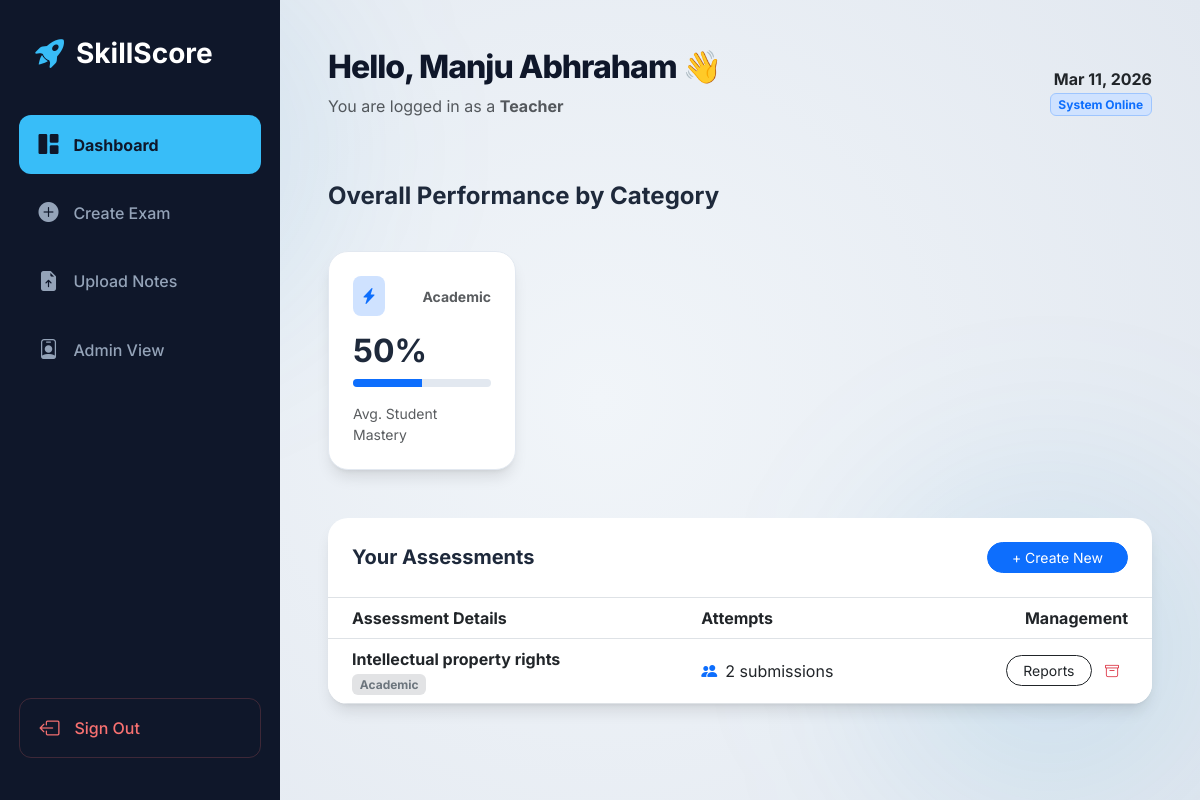
The app's page /dashboard (signed in) with its own data.
### tables this page shows
CREATE TABLE exams (
    id INTEGER PRIMARY KEY AUTOINCREMENT,
    title TEXT NOT NULL,
    category TEXT NOT NULL,
    created_by INTEGER,
    status TEXT DEFAULT 'active', -- Added this column for your dashboard logic
    FOREIGN KEY (created_by) REFERENCES users (id)
);

### app.py (the view, shortened to what this page needs)
@app.route('/dashboard')
def dashboard():
    if 'user_id' not in session:
        return redirect(url_for('login'))
    db = get_db_connection()
    if session['role'] == 'admin':
        return redirect(url_for('admin_manage'))
    if session['role'] == 'teacher':
        stats = db.execute('''
            SELECT e.id, e.title, e.category, AVG(r.score) as avg_score, COUNT(r.id) as attempts
            FROM exams e
            LEFT JOIN results r ON e.id = r.exam_id
            WHERE e.created_by = ? AND e.status = 'active'
            GROUP BY e.id
        ''', (session['user_id'],)).fetchall()
        history = db.execute('''
            SELECT e.id, e.title, e.category, AVG(r.score) as avg_score, COUNT(r.id) as attempts
            FROM exams e
            LEFT JOIN results r ON e.id = r.exam_id
            WHERE e.created_by = ? AND e.status = 'deleted'
            GROUP BY e.id
        ''', (session['user_id'],)).fetchall()
        category_stats = db.execute('''
            SELECT e.category, AVG(r.score * 100.0 / r.total_questions) as avg_percent
            FROM exams e
            JOIN results r ON e.id = r.exam_id
            WHERE e.created_by = ?
            GROUP BY e.category
        ''', (session['user_id'],)).fetchall()
        db.close()
        return render_template('dashboard.html', stats=stats, history=history, category_stats=category_stats)

### app.py (called while the page is built)
def get_db_connection():
    conn = sqlite3.connect('database.db')
    conn.row_factory = sqlite3.Row
    return conn

### templates/dashboard.html (shortened to what this page needs)
{% extends "layout.html" %}
{% block content %}
<link rel="stylesheet" href="https://cdn.jsdelivr.net/npm/bootstrap-icons@1.11.1/font/bootstrap-icons.css">
<nav class="sidebar">
    <div class="brand">
        <i class="bi bi-rocket-takeoff-fill"></i>
        <h3 class="fw-bold mb-0">SkillScore</h3>
    </div>
    <a href="/dashboard" class="active"><i class="bi bi-grid-1x2-fill"></i> Dashboard</a>
    {% if session['role'] == 'teacher' %}
    <a href="/create_exam"><i class="bi bi-plus-circle-fill"></i> Create Exam</a>
    <a href="/upload_note"><i class="bi bi-file-earmark-arrow-up-fill"></i> Upload Notes</a>
    <a href="/admin/manage"><i class="bi bi-person-badge"></i> Admin View</a>
    {% else %}
    <a href="/my_studies"><i class="bi bi-book-half"></i> Study Material</a>
    <a href="/student/jobs"><i class="bi bi-briefcase-fill"></i> Job Board</a>
    {% endif %}
    <a href="/logout" class="logout-btn"><i class="bi bi-box-arrow-left"></i> Sign Out</a>
</nav>
<div class="content-area">
    <header class="d-flex justify-content-between align-items-center mb-5">
        <div>
            <h2 class="section-title">Hello, {{ session['username'] }} 👋</h2>
            <p class="text-muted">You are logged in as a <strong>{{ session['role'] | capitalize }}</strong></p>
        </div>
        <div class="text-end">
            <div class="fw-bold text-dark" id="current-date">Feb 25, 2026</div>
            <span class="badge bg-primary-subtle text-primary border border-primary-subtle">System Online</span>
        </div>
    </header>
    {% if session['role'] == 'teacher' %}
    <div class="row g-4 mb-5">
        <div class="col-12">
            <h4 class="fw-bold mb-3">Overall Performance by Category</h4>
        </div>
        {% for cat in category_stats %}
        <div class="col-md-3">
            <div class="stat-card">
                <div class="d-flex justify-content-between align-items-center mb-3">
                    <div class="icon-box bg-primary-subtle text-primary p-2 rounded-3">
                        <i class="bi bi-lightning-charge-fill"></i>
                    </div>
                    <span class="small fw-bold text-muted">{{ cat.category }}</span>
                </div>
                {% set display_cat_avg = (cat.avg_percent * 100)|int if cat.avg_percent <= 1 else cat.avg_percent|int %}
                <h2 class="fw-bold">{{ display_cat_avg }}%</h2>
                <div class="progress mt-2" style="height: 8px;">
                    <div class="progress-bar bg-primary" style="width: {{ display_cat_avg }}%"></div>
                </div>
                <p class="text-muted small mt-3 mb-0">Avg. Student Mastery</p>
            </div>
        </div>
        {% else %}
        <div class="col-12">
            <div class="alert alert-info rounded-4">No assessment data available yet. Create an exam to see statistics.</div>
        </div>
        {% endfor %}
    </div>
    <div class="custom-table-card mb-5">
        <div class="p-4 border-bottom d-flex justify-content-between align-items-center">
            <h5 class="fw-bold mb-0">Your Assessments</h5>
            <a href="/create_exam" class="btn btn-primary btn-sm rounded-pill px-4">+ Create New</a>
        </div>
        <div class="table-responsive">
            <table class="table table-hover align-middle mb-0">
                <thead class="bg-light">
                    <tr>
                        <th class="ps-4">Assessment Details</th>
                        <th>Attempts</th>
                        <th class="text-end pe-4">Management</th>
                    </tr>
                </thead>
                <tbody>
                    {% for s in stats %}
                    <tr>
                        <td class="ps-4">
                            <div class="fw-bold text-dark">{{ s.title }}</div>
                            <span class="badge bg-secondary-subtle text-secondary small">{{ s.category }}</span>
                        </td>
                        <td>
                            <div class="d-flex align-items-center">
                                <i class="bi bi-people-fill me-2 text-primary"></i>
                                <span>{{ s.attempts }} submissions</span>
                            </div>
                        </td>
                        <td class="text-end pe-4">
                            <a href="/exam_report/{{ s.id }}" class="btn btn-outline-dark btn-sm rounded-pill px-3">Reports</a>
                            <form action="/delete_exam/{{ s.id }}" method="POST" class="d-inline" onsubmit="return confirm('Archive this exam?')">
                                <button class="btn btn-link text-danger btn-sm"><i class="bi bi-archive"></i></button>
                            </form>
                        </td>
                    </tr>
                    {% endfor %}
                </tbody>
            </table>
        </div>
    </div>
    {% endif %}
</div>
{% endblock %}

### templates/layout.html (style rules this page uses)
:root { --bg-light: #f8fafc; --primary-color: #0284c7; --secondary-color: #0f172a; }
body { background-color: var(--bg-light); font-family: 'Inter', sans-serif; color: #1e293b; min-height: 100vh; margin: 0; overflow-x: hidden; position: relative; }

### templates/dashboard.html (style rules this page uses)
:root { --sidebar-bg: #0f172a; --sidebar-accent: #38bdf8; --main-bg: #f8fafc; --card-shadow: 0 10px 15px -3px rgb(0 0 0 / 0.1), 0 4px 6px -4px rgb(0 0 0 / 0.1); --sidebar-width: 280px; --primary-blue: #0284c7; }
body { font-family: 'Inter', sans-serif; background-color: var(--main-bg); color: #1e293b; }
.sidebar { width: var(--sidebar-width); height: 100vh; position: fixed; top: 0; left: 0; background: var(--sidebar-bg); color: white; padding: 2rem 1.2rem; z-index: 1000; display: flex; flex-direction: column; }
.sidebar .brand { padding: 0 1rem 2.5rem; display: flex; align-items: center; gap: 12px; }
.sidebar .brand i { font-size: 1.8rem; color: var(--sidebar-accent); }
.sidebar a { color: #94a3b8; text-decoration: none; padding: 0.9rem 1.2rem; display: flex; align-items: center; border-radius: 12px; margin-bottom: 0.6rem; font-weight: 500; transition: all 0.2s ease; }
.sidebar a i { font-size: 1.25rem; width: 35px; }
.sidebar a:hover, .sidebar a.active { background: rgba(255, 255, 255, 0.08); color: white; }
.sidebar a.active { background: var(--sidebar-accent); color: var(--sidebar-bg); font-weight: 700; }
.sidebar .logout-btn { margin-top: auto; color: #f87171; border: 1px solid rgba(248, 113, 113, 0.2); }
.content-area { margin-left: var(--sidebar-width); padding: 3rem; min-height: 100vh; }
.section-title { font-weight: 800; letter-spacing: -1px; color: #0f172a; }
.stat-card { background: white; border: 1px solid #e2e8f0; border-radius: 20px; padding: 1.5rem; box-shadow: var(--card-shadow); transition: transform 0.3s ease, box-shadow 0.3s ease; }
.custom-table-card { background: white; border-radius: 20px; box-shadow: var(--card-shadow); border: none; overflow: hidden; }
.progress { background-color: #e2e8f0; border-radius: 10px; }

### records on screen
exams: title "Intellectual property rights", category "Academic", attempts "2"

### other values on screen
{{ session['username'] }} "Manju Abhraham"
{{ session['role'] | capitalize }} "Teacher"
{{ cat.category }} "Academic"
{{ display_cat_avg }} "50"
